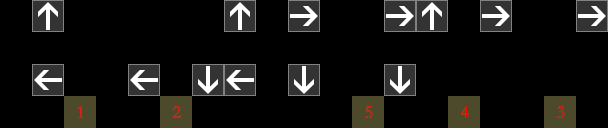

A level layout from a 2D game, rendered from its tile map. Below: a short description, then the map file with its tile-grid data intact:
An orthogonal 19x4 tile map with 32x32 px tiles, 3 tile layers (ele_bg, collision, notation), 2 tilesets.

<map version="1.0" tiledversion="1.0.3" orientation="orthogonal" renderorder="left-down" width="19" height="4" tilewidth="32" tileheight="32" nextobjectid="1">
 <tileset firstgid="1" source="meta.tsx" />
 <tileset firstgid="257" source="ele_base.tsx" />
 <layer name="ele_bg" width="19" height="4">
  <data encoding="csv">
258,257,257,257,0,0,0,257,257,257,0,0,0,257,257,257,0,0,0,
258,257,257,257,0,0,0,257,257,257,0,0,0,257,257,257,0,0,0,
258,257,257,257,0,0,0,257,257,257,0,0,0,257,257,257,0,0,0,
258,258,258,258,258,258,258,258,258,258,258,258,258,258,258,258,258,258,258
</data>
 </layer>
 <layer name="collision" width="19" height="4">
  <data encoding="csv">
0,0,0,0,0,0,0,0,0,0,0,0,0,0,0,0,0,0,0,
0,0,0,0,0,0,0,0,0,0,0,0,0,0,0,0,0,0,0,
0,0,0,0,0,0,0,0,0,0,0,0,0,0,0,0,0,0,0,
0,0,0,0,0,0,0,0,0,0,0,0,0,0,0,0,0,0,0
</data>
 </layer>
 <layer name="notation" width="19" height="4">
  <data encoding="csv">
0,41,0,0,0,0,0,41,0,44,0,0,44,41,0,44,0,0,44,
0,0,0,0,0,0,0,0,0,0,0,0,0,0,0,0,0,0,0,
0,43,0,0,43,0,42,43,0,42,0,0,42,0,0,0,0,0,0,
0,0,265,0,0,266,0,0,0,0,0,269,0,0,268,0,0,267,0
</data>
 </layer>
</map>
